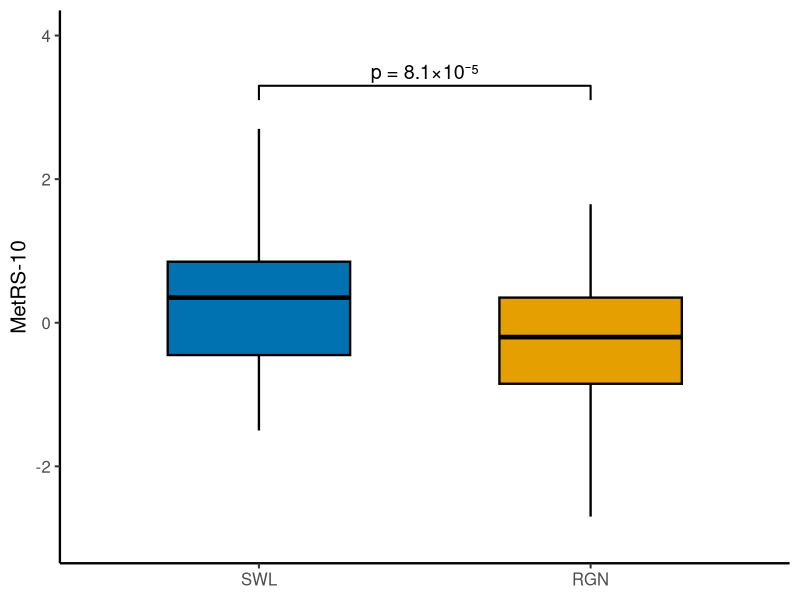

Source code (R):
library(ggplot2)

df = read.csv("data_metrs10_labs2.csv")
df$group = factor(df$group, levels = c("SWL", "RGN"))

fill_cols = c("SWL" = "#0072B2", "RGN" = "#E69F00")

sig_df = data.frame(x = c(1, 1, 2, 2), y = c(3.1, 3.3, 3.3, 3.1), group = "SWL")

p = ggplot(df, aes(x = group, ymin = ymin, lower = lower, middle = middle,
                   upper = upper, ymax = ymax, fill = group)) +
  geom_boxplot(stat = "identity", width = 0.55, color = "black", linewidth = 0.8,
               outlier.shape = NA) +
  geom_line(data = sig_df, aes(x = x, y = y), inherit.aes = FALSE, linewidth = 0.7) +
  annotate("text", x = 1.5, y = 3.5, label = "p = 8.1\u00d710\u207b\u2075", size = 5) +
  scale_fill_manual(values = fill_cols, guide = "none") +
  scale_x_discrete(limits = c("SWL", "RGN")) +
  scale_y_continuous(limits = c(-3, 4), breaks = seq(-2, 4, by = 2)) +
  labs(x = NULL, y = "MetRS-10") +
  theme_classic(base_size = 15) +
  theme(axis.line = element_line(linewidth = 0.8))

ggsave("figsx_metrs10_labs2.png", p, width = 5, height = 4, dpi = 800, bg = "white")
